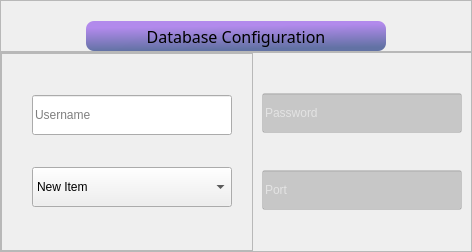
                           <widget class="QFrame" name="frame_43">
                            <property name="styleSheet">
                             <string notr="true"/>
                            </property>
                            <property name="frameShape">
                             <enum>QFrame::NoFrame</enum>
                            </property>
                            <property name="frameShadow">
                             <enum>QFrame::Plain</enum>
                            </property>
                            <layout class="QVBoxLayout" name="verticalLayout_27">
                             <property name="spacing">
                              <number>0</number>
                             </property>
                             <property name="leftMargin">
                              <number>0</number>
                             </property>
                             <property name="topMargin">
                              <number>0</number>
                             </property>
                             <property name="rightMargin">
                              <number>0</number>
                             </property>
                             <property name="bottomMargin">
                              <number>0</number>
                             </property>
                             <item>
                              <widget class="QFrame" name="frame_45">
                               <property name="maximumSize">
                                <size>
                                 <width>16777215</width>
                                 <height>70</height>
                                </size>
                               </property>
                               <property name="styleSheet">
                                <string notr="true"/>
                               </property>
                               <property name="frameShape">
                                <enum>QFrame::StyledPanel</enum>
                               </property>
                               <property name="frameShadow">
                                <enum>QFrame::Raised</enum>
                               </property>
                               <layout class="QHBoxLayout" name="horizontalLayout_36">
                                <property name="spacing">
                                 <number>0</number>
                                </property>
                                <property name="leftMargin">
                                 <number>0</number>
                                </property>
                                <property name="topMargin">
                                 <number>20</number>
                                </property>
                                <property name="rightMargin">
                                 <number>0</number>
                                </property>
                                <property name="bottomMargin">
                                 <number>0</number>
                                </property>
                                <item>
                                 <widget class="QLabel" name="label_8">
                                  <property name="minimumSize">
                                   <size>
                                    <width>300</width>
                                    <height>30</height>
                                   </size>
                                  </property>
                                  <property name="maximumSize">
                                   <size>
                                    <width>300</width>
                                    <height>32</height>
                                   </size>
                                  </property>
                                  <property name="font">
                                   <font>
                                    <family>Montserrat SemiBold</family>
                                    <pointsize>12</pointsize>
                                   </font>
                                  </property>
                                  <property name="styleSheet">
                                   <string notr="true">border-radius:8px;
background-color: qlineargradient(spread:pad, x1:0.392, y1:0.170364, x2:0.51, y2:0.95, stop:0.00627353 rgba(178, 138, 236, 255), stop:0.984012 rgba(98, 114, 164, 255));</string>
                                  </property>
                                  <property name="text">
                                   <string>Database Configuration</string>
                                  </property>
                                  <property name="alignment">
                                   <set>Qt::AlignCenter</set>
                                  </property>
                                 </widget>
                                </item>
                               </layout>
                              </widget>
                             </item>
                             <item>
                              <widget class="QFrame" name="frame_46">
                               <property name="minimumSize">
                                <size>
                                 <width>0</width>
                                 <height>200</height>
                                </size>
                               </property>
                               <property name="maximumSize">
                                <size>
                                 <width>16777215</width>
                                 <height>300</height>
                                </size>
                               </property>
                               <property name="styleSheet">
                                <string notr="true"/>
                               </property>
                               <property name="frameShape">
                                <enum>QFrame::StyledPanel</enum>
                               </property>
                               <property name="frameShadow">
                                <enum>QFrame::Raised</enum>
                               </property>
                               <layout class="QHBoxLayout" name="horizontalLayout_37">
                                <property name="spacing">
                                 <number>0</number>
                                </property>
                                <property name="leftMargin">
                                 <number>0</number>
                                </property>
                                <property name="topMargin">
                                 <number>0</number>
                                </property>
                                <property name="rightMargin">
                                 <number>0</number>
                                </property>
                                <property name="bottomMargin">
                                 <number>0</number>
                                </property>
                                <item>
                                 <widget class="QFrame" name="frame_48">
                                  <property name="maximumSize">
                                   <size>
                                    <width>500</width>
                                    <height>16777215</height>
                                   </size>
                                  </property>
                                  <property name="styleSheet">
                                   <string notr="true"/>
                                  </property>
                                  <property name="frameShape">
                                   <enum>QFrame::StyledPanel</enum>
                                  </property>
                                  <property name="frameShadow">
                                   <enum>QFrame::Raised</enum>
                                  </property>
                                  <layout class="QVBoxLayout" name="verticalLayout_29">
                                   <property name="spacing">
                                    <number>0</number>
                                   </property>
                                   <property name="leftMargin">
                                    <number>30</number>
                                   </property>
                                   <property name="rightMargin">
                                    <number>20</number>
                                   </property>
                                   <item>
                                    <widget class="QLineEdit" name="lineEdit_11">
                                     <property name="minimumSize">
                                      <size>
                                       <width>200</width>
                                       <height>0</height>
                                      </size>
                                     </property>
                                     <property name="maximumSize">
                                      <size>
                                       <width>16777215</width>
                                       <height>40</height>
                                      </size>
                                     </property>
                                     <property name="alignment">
                                      <set>Qt::AlignLeading|Qt::AlignLeft|Qt::AlignVCenter</set>
                                     </property>
                                     <property name="placeholderText">
                                      <string>Username</string>
                                     </property>
                                    </widget>
                                   </item>
                                   <item>
                                    <widget class="QComboBox" name="comboBox_2">
                                     <property name="minimumSize">
                                      <size>
                                       <width>0</width>
                                       <height>0</height>
                                      </size>
                                     </property>
                                     <property name="maximumSize">
                                      <size>
                                       <width>16777215</width>
                                       <height>40</height>
                                      </size>
                                     </property>
                                     <property name="styleSheet">
                                      <string notr="true"/>
                                     </property>
                                     <property name="iconSize">
                                      <size>
                                       <width>12</width>
                                       <height>12</height>
                                      </size>
                                     </property>
                                     <item>
                                      <property name="text">
                                       <string>New Item</string>
                                      </property>
                                     </item>
                                     <item>
                                      <property name="text">
                                       <string>New Item</string>
                                      </property>
                                     </item>
                                     <item>
                                      <property name="text">
                                       <string>New Item</string>
                                      </property>
                                     </item>
                                     <item>
                                      <property name="text">
                                       <string>New Item</string>
                                      </property>
                                     </item>
                                     <item>
                                      <property name="text">
                                       <string>New Item</string>
                                      </property>
                                     </item>
                                     <item>
                                      <property name="text">
                                       <string>New Item</string>
                                      </property>
                                     </item>
                                    </widget>
                                   </item>
                                  </layout>
                                 </widget>
                                </item>
                                <item>
                                 <widget class="QFrame" name="frame_49">
                                  <property name="maximumSize">
                                   <size>
                                    <width>500</width>
                                    <height>16777215</height>
                                   </size>
                                  </property>
                                  <property name="palette">
                                   <palette>
                                    <active>
                                     <colorrole role="WindowText">
                                      <brush brushstyle="SolidPattern">
                                       <color alpha="255">
                                        <red>255</red>
                                        <green>255</green>
                                        <blue>255</blue>
                                       </color>
                                      </brush>
                                     </colorrole>
                                     <colorrole role="Button">
                                      <brush brushstyle="SolidPattern">
                                       <color alpha="50">
                                        <red>35</red>
                                        <green>35</green>
                                        <blue>35</blue>
                                       </color>
                                      </brush>
                                     </colorrole>
                                     <colorrole role="Text">
                                      <brush brushstyle="SolidPattern">
                                       <color alpha="255">
                                        <red>255</red>
                                        <green>255</green>
                                        <blue>255</blue>
                                       </color>
                                      </brush>
                                     </colorrole>
                                     <colorrole role="ButtonText">
                                      <brush brushstyle="SolidPattern">
                                       <color alpha="255">
                                        <red>255</red>
                                        <green>255</green>
                                        <blue>255</blue>
                                       </color>
                                      </brush>
                                     </colorrole>
                                     <colorrole role="Base">
                                      <brush brushstyle="SolidPattern">
                                       <color alpha="50">
                                        <red>35</red>
                                        <green>35</green>
                                        <blue>35</blue>
                                       </color>
                                      </brush>
                                     </colorrole>
                                     <colorrole role="Window">
                                      <brush brushstyle="SolidPattern">
                                       <color alpha="50">
                                        <red>35</red>
                                        <green>35</green>
                                        <blue>35</blue>
                                       </color>
                                      </brush>
                                     </colorrole>
                                     <colorrole role="PlaceholderText">
                                      <brush brushstyle="NoBrush">
                                       <color alpha="128">
                                        <red>255</red>
                                        <green>255</green>
                                        <blue>255</blue>
                                       </color>
                                      </brush>
                                     </colorrole>
                                    </active>
                                    <inactive>
                                     <colorrole role="WindowText">
                                      <brush brushstyle="SolidPattern">
                                       <color alpha="255">
                                        <red>255</red>
                                        <green>255</green>
                                        <blue>255</blue>
                                       </color>
                                      </brush>
                                     </colorrole>
                                     <colorrole role="Button">
                                      <brush brushstyle="SolidPattern">
                                       <color alpha="50">
                                        <red>35</red>
                                        <green>35</green>
                                        <blue>35</blue>
                                       </color>
                                      </brush>
                                     </colorrole>
                                     <colorrole role="Text">
                                      <brush brushstyle="SolidPattern">
                                       <color alpha="255">
                                        <red>255</red>
                                        <green>255</green>
                                        <blue>255</blue>
                                       </color>
                                      </brush>
                                     </colorrole>
                                     <colorrole role="ButtonText">
                                      <brush brushstyle="SolidPattern">
                                       <color alpha="255">
                                        <red>255</red>
                                        <green>255</green>
                                        <blue>255</blue>
                                       </color>
                                      </brush>
                                     </colorrole>
                                     <colorrole role="Base">
                                      <brush brushstyle="SolidPattern">
                                       <color alpha="50">
                                        <red>35</red>
                                        <green>35</green>
                                        <blue>35</blue>
                                       </color>
                                      </brush>
                                     </colorrole>
                                     <colorrole role="Window">
                                      <brush brushstyle="SolidPattern">
                                       <color alpha="50">
                                        <red>35</red>
                                        <green>35</green>
                                        <blue>35</blue>
                                       </color>
                                      </brush>
                                     </colorrole>
                                     <colorrole role="PlaceholderText">
                                      <brush brushstyle="NoBrush">
                                       <color alpha="128">
                                        <red>255</red>
                                        <green>255</green>
                                        <blue>255</blue>
                                       </color>
                                      </brush>
                                     </colorrole>
                                    </inactive>
                                    <disabled>
                                     <colorrole role="WindowText">
                                      <brush brushstyle="SolidPattern">
                                       <color alpha="255">
                                        <red>255</red>
                                        <green>255</green>
                                        <blue>255</blue>
                                       </color>
                                      </brush>
                                     </colorrole>
                                     <colorrole role="Button">
                                      <brush brushstyle="SolidPattern">
                                       <color alpha="50">
                                        <red>35</red>
                                        <green>35</green>
                                        <blue>35</blue>
                                       </color>
                                      </brush>
                                     </colorrole>
                                     <colorrole role="Text">
                                      <brush brushstyle="SolidPattern">
                                       <color alpha="255">
                                        <red>255</red>
                                        <green>255</green>
                                        <blue>255</blue>
                                       </color>
                                      </brush>
                                     </colorrole>
                                     <colorrole role="ButtonText">
                                      <brush brushstyle="SolidPattern">
                                       <color alpha="255">
                                        <red>255</red>
                                        <green>255</green>
                                        <blue>255</blue>
                                       </color>
                                      </brush>
                                     </colorrole>
                                     <colorrole role="Base">
                                      <brush brushstyle="SolidPattern">
                                       <color alpha="50">
                                        <red>35</red>
                                        <green>35</green>
                                        <blue>35</blue>
                                       </color>
                                      </brush>
                                     </colorrole>
                                     <colorrole role="Window">
                                      <brush brushstyle="SolidPattern">
                                       <color alpha="50">
                                        <red>35</red>
                                        <green>35</green>
                                        <blue>35</blue>
                                       </color>
                                      </brush>
                                     </colorrole>
                                     <colorrole role="PlaceholderText">
                                      <brush brushstyle="NoBrush">
                                       <color alpha="128">
                                        <red>255</red>
                                        <green>255</green>
                                        <blue>255</blue>
                                       </color>
                                      </brush>
                                     </colorrole>
                                    </disabled>
                                   </palette>
                                  </property>
                                  <property name="styleSheet">
                                   <string notr="true"/>
                                  </property>
                                  <property name="frameShape">
                                   <enum>QFrame::NoFrame</enum>
                                  </property>
                                  <property name="frameShadow">
                                   <enum>QFrame::Raised</enum>
                                  </property>
                                  <layout class="QVBoxLayout" name="verticalLayout_21">
                                   <item>
                                    <widget class="QLineEdit" name="lineEdit_13">
                                     <property name="minimumSize">
                                      <size>
                                       <width>200</width>
                                       <height>0</height>
                                      </size>
                                     </property>
                                     <property name="maximumSize">
                                      <size>
                                       <width>16777215</width>
                                       <height>40</height>
                                      </size>
                                     </property>
                                     <property name="echoMode">
                                      <enum>QLineEdit::Password</enum>
                                     </property>
                                     <property name="placeholderText">
                                      <string>Password</string>
                                     </property>
                                    </widget>
                                   </item>
                                   <item>
                                    <widget class="QLineEdit" name="lineEdit_14">
                                     <property name="minimumSize">
                                      <size>
                                       <width>200</width>
                                       <height>0</height>
                                      </size>
                                     </property>
                                     <property name="maximumSize">
                                      <size>
                                       <width>16777215</width>
                                       <height>40</height>
                                      </size>
                                     </property>
                                     <property name="inputMethodHints">
                                      <set>Qt::ImhDigitsOnly|Qt::ImhPreferNumbers</set>
                                     </property>
                                     <property name="maxLength">
                                      <number>5</number>
                                     </property>
                                     <property name="echoMode">
                                      <enum>QLineEdit::Normal</enum>
                                     </property>
                                     <property name="placeholderText">
                                      <string>Port</string>
                                     </property>
                                    </widget>
                                   </item>
                                  </layout>
                                 </widget>
                                </item>
                               </layout>
                              </widget>
                             </item>
                            </layout>
                           </widget>
